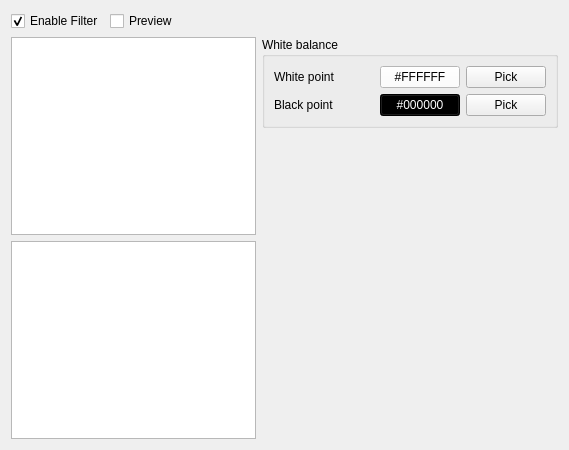
<?xml version="1.0" encoding="UTF-8"?>
<ui version="4.0">
 <comment>Copyright (C) 2012-2014 Robert Chéramy (robert@cheramy.net)

This file is part of YASW (Yet Another Scan Wizard).

YASW is free software: you can redistribute it and/or modify
it under the terms of the GNU General Public License as published by
the Free Software Foundation, either version 3 of the License, or
(at your option) any later version.

YASW is distributed in the hope that it will be useful,
but WITHOUT ANY WARRANTY; without even the implied warranty of
MERCHANTABILITY or FITNESS FOR A PARTICULAR PURPOSE.  See the
GNU General Public License for more details.

You should have received a copy of the GNU General Public License
along with YASW.  If not, see http://www.gnu.org/licenses/.
</comment>
 <class>ColorCorrectionWidget</class>
 <widget class="QWidget" name="ColorCorrectionWidget">
  <property name="geometry">
   <rect>
    <x>0</x>
    <y>0</y>
    <width>569</width>
    <height>450</height>
   </rect>
  </property>
  <property name="windowTitle">
   <string>Form</string>
  </property>
  <layout class="QGridLayout" name="gridLayout_2">
   <item row="0" column="0" colspan="2">
    <layout class="QHBoxLayout" name="horizontalLayout">
     <item>
      <widget class="QCheckBox" name="enable">
       <property name="text">
        <string>Enable Filter</string>
       </property>
       <property name="checked">
        <bool>true</bool>
       </property>
      </widget>
     </item>
     <item>
      <widget class="QCheckBox" name="preview">
       <property name="text">
        <string>Preview</string>
       </property>
       <property name="checked">
        <bool>false</bool>
       </property>
      </widget>
     </item>
     <item>
      <spacer name="horizontalSpacer">
       <property name="orientation">
        <enum>Qt::Horizontal</enum>
       </property>
       <property name="sizeHint" stdset="0">
        <size>
         <width>330</width>
         <height>20</height>
        </size>
       </property>
      </spacer>
     </item>
    </layout>
   </item>
   <item row="1" column="0" rowspan="2">
    <layout class="QVBoxLayout" name="verticalLayout">
     <item>
      <widget class="ColorCorrectionGraphicsView" name="view">
       <property name="sizePolicy">
        <sizepolicy hsizetype="Expanding" vsizetype="Expanding">
         <horstretch>1</horstretch>
         <verstretch>0</verstretch>
        </sizepolicy>
       </property>
      </widget>
     </item>
     <item>
      <widget class="BaseFilterGraphicsView" name="previewView">
       <property name="sizePolicy">
        <sizepolicy hsizetype="Expanding" vsizetype="Expanding">
         <horstretch>1</horstretch>
         <verstretch>0</verstretch>
        </sizepolicy>
       </property>
      </widget>
     </item>
    </layout>
   </item>
   <item row="1" column="1">
    <widget class="QGroupBox" name="groupBox">
     <property name="sizePolicy">
      <sizepolicy hsizetype="Preferred" vsizetype="Preferred">
       <horstretch>0</horstretch>
       <verstretch>0</verstretch>
      </sizepolicy>
     </property>
     <property name="title">
      <string>White balance</string>
     </property>
     <layout class="QGridLayout" name="gridLayout">
      <item row="0" column="0">
       <widget class="QLabel" name="labelWhite">
        <property name="minimumSize">
         <size>
          <width>100</width>
          <height>0</height>
         </size>
        </property>
        <property name="maximumSize">
         <size>
          <width>100</width>
          <height>16777215</height>
         </size>
        </property>
        <property name="text">
         <string>White point</string>
        </property>
       </widget>
      </item>
      <item row="0" column="1">
       <widget class="QPushButton" name="whitepoint">
        <property name="styleSheet">
         <string notr="true">background-color: rgb(255, 255, 255);</string>
        </property>
        <property name="text">
         <string>#FFFFFF</string>
        </property>
       </widget>
      </item>
      <item row="0" column="2">
       <widget class="QPushButton" name="pickWhitepoint">
        <property name="text">
         <string>Pick</string>
        </property>
       </widget>
      </item>
      <item row="1" column="0">
       <widget class="QLabel" name="labelBlack">
        <property name="minimumSize">
         <size>
          <width>100</width>
          <height>0</height>
         </size>
        </property>
        <property name="maximumSize">
         <size>
          <width>100</width>
          <height>16777215</height>
         </size>
        </property>
        <property name="text">
         <string>Black point</string>
        </property>
       </widget>
      </item>
      <item row="1" column="1">
       <widget class="QPushButton" name="blackpoint">
        <property name="styleSheet">
         <string notr="true">background-color: rgb(0, 0, 0);
color: rgb(255, 255, 255);</string>
        </property>
        <property name="text">
         <string>#000000</string>
        </property>
       </widget>
      </item>
      <item row="1" column="2">
       <widget class="QPushButton" name="pickBlackpoint">
        <property name="text">
         <string>Pick</string>
        </property>
       </widget>
      </item>
     </layout>
    </widget>
   </item>
   <item row="2" column="1">
    <spacer name="verticalSpacer">
     <property name="orientation">
      <enum>Qt::Vertical</enum>
     </property>
     <property name="sizeHint" stdset="0">
      <size>
       <width>20</width>
       <height>302</height>
      </size>
     </property>
    </spacer>
   </item>
  </layout>
 </widget>
 <customwidgets>
  <customwidget>
   <class>ColorCorrectionGraphicsView</class>
   <extends>QGraphicsView</extends>
   <header>colorcorrectiongraphicsview.h</header>
  </customwidget>
  <customwidget>
   <class>BaseFilterGraphicsView</class>
   <extends>QGraphicsView</extends>
   <header>basefiltergraphicsview.h</header>
  </customwidget>
 </customwidgets>
 <resources/>
 <connections/>
</ui>
